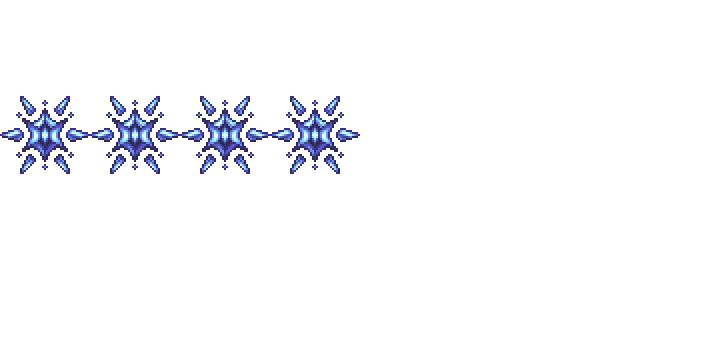
#> input picture [绵羊服]泰拉瑞亚RPG客户端/泰拉瑞亚材质包/assets/minecraft/mcpatcher/mob/slime/_/target/slime169.png, 720 x 360 px, given as the content of the folder boomerang, which was not available
$ python boomerangSpriteGenerator.py
#> lines starting #> are read from the running program, lines starting #| are printed output that depends on the picture; pictures that were not available may be replaced by others from this repository, and a replacement may not be noted
import os
from PIL import Image

def tile_image(input_dir, output_dir):
    """Tiles an image into an n x 4n transparent canvas with a specific pattern,
    keeping the original image size.
    """
#> called with input_dir = 'boomerang', output_dir = 'target'

    for filename in os.listdir(input_dir):
        if filename.lower().endswith(('.png', '.jpg', '.jpeg')):
            image_path = os.path.join(input_dir, filename)
            try:
                with Image.open(image_path) as img:
#> img is the input picture: PIL image 720x360 RGBA; mean R, G, B, A 7.5, 8, 10.6, 9.8
                    width, height = img.size
#> width = 720; height = 360
                    single_size = max(width, height)
#> single_size = 720

                    hor_offset = int((single_size - width) / 2)
#> hor_offset = 0
                    ver_offset = int((single_size - height) / 2)
#> ver_offset = 180

                    # Create a square img with content centered
                    sqr_img = Image.new("RGBA", (single_size, single_size), (0, 0, 0, 0))
#> sqr_img: PIL image 720x720 RGBA; every value is 0
                    sqr_img.paste(img, (hor_offset, ver_offset))
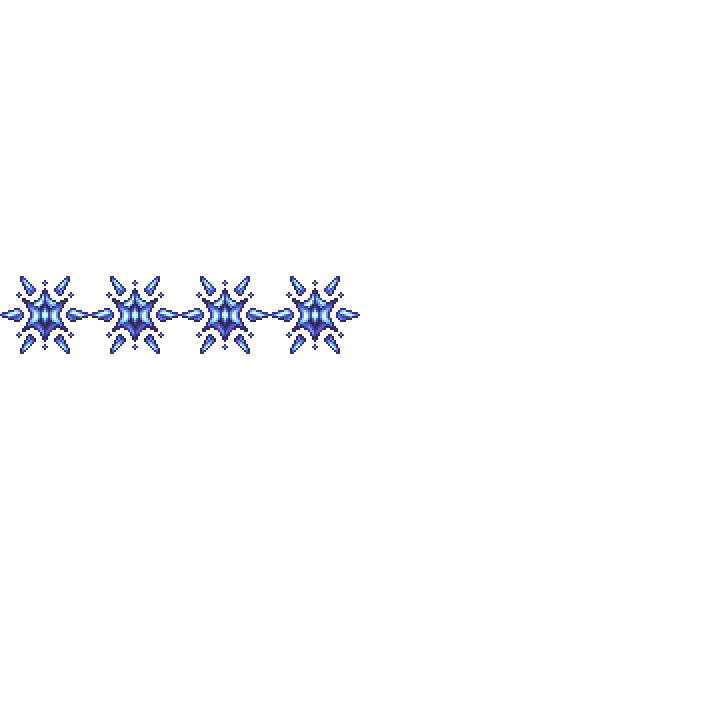
#> sqr_img: PIL image 720x720 RGBA; mean R, G, B, A 3.8, 4, 5.3, 4.9; transparent parts drawn white

                    # Create transparent canvas with 1x width and 4x height
                    new_width = single_size
#> new_width = 720
                    new_height = single_size * 4
#> new_height = 2880
                    new_img = Image.new("RGBA", (new_width, new_height), (0, 0, 0, 0))
#> new_img: PIL image 720x2880 RGBA; every value is 0

                    # Tile the original image in the specified pattern
                    for i in range(0, 4):
                        pos = (0, i * single_size)
                        new_img.paste(sqr_img, pos)
                        sqr_img = sqr_img.rotate(-90)
#> this loop made 4 passes
#> pass 1, in tile_image, `sqr_img = sqr_img.rotate(-90)`:
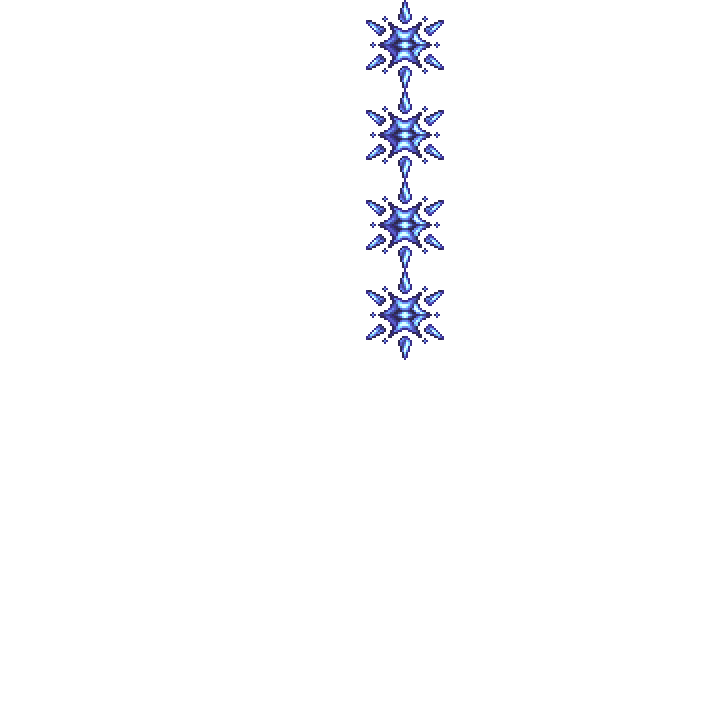
#> sqr_img: PIL image 720x720 RGBA; mean R, G, B, A 3.8, 4, 5.3, 4.9; transparent parts drawn white
#> pass 2, in tile_image, `sqr_img = sqr_img.rotate(-90)`:
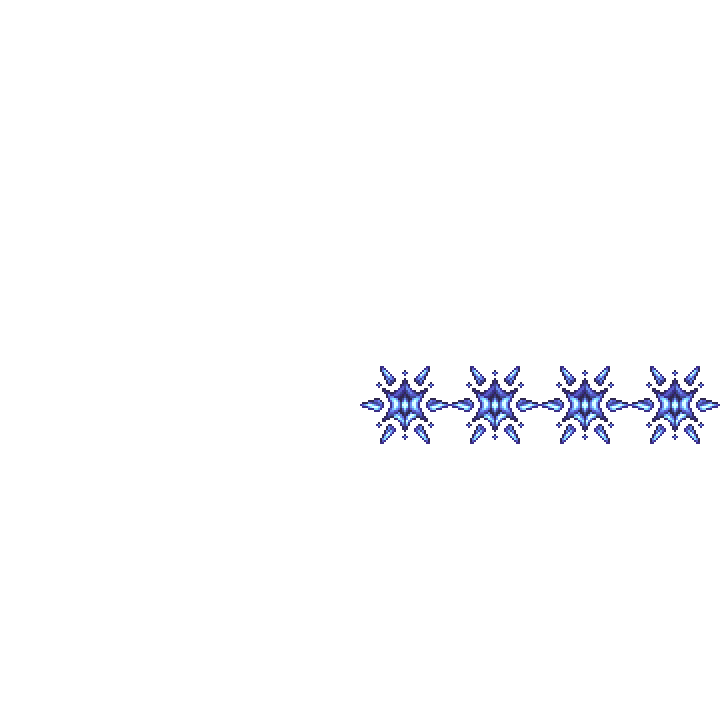
#> sqr_img: PIL image 720x720 RGBA; mean R, G, B, A 3.8, 4, 5.3, 4.9; transparent parts drawn white
#> pass 3, in tile_image, `sqr_img = sqr_img.rotate(-90)`:
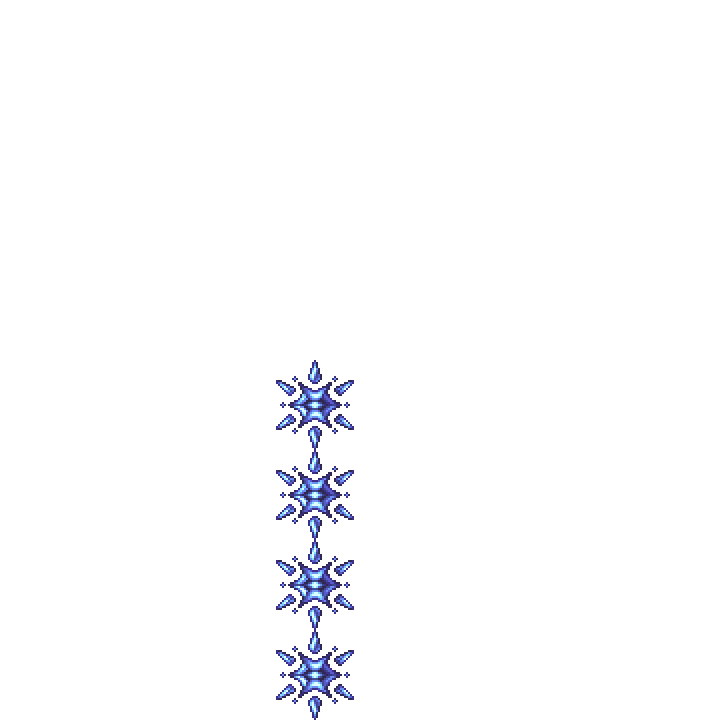
#> sqr_img: PIL image 720x720 RGBA; mean R, G, B, A 3.8, 4, 5.3, 4.9; transparent parts drawn white
#> after the loop:
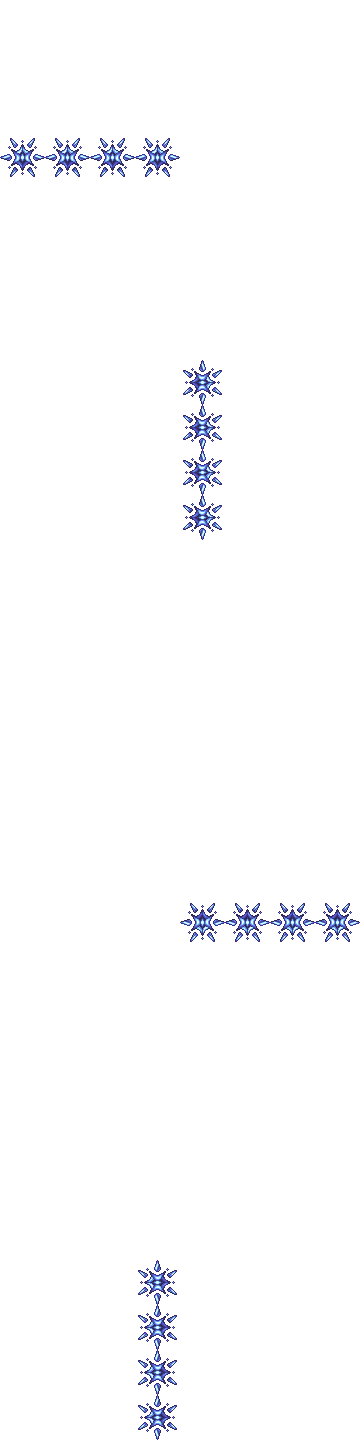
#> new_img: PIL image 720x2880 RGBA (shown at 1/2 size); mean R, G, B, A 3.8, 4, 5.3, 4.9; transparent parts drawn white

                    # Save the tiled image
                    output_path = os.path.join(output_dir, filename)
                    new_img.save(output_path)

            except (OSError, ValueError) as e:
                print(f"Error processing {filename}: {e}")

# Example usage:
image_dir = "boomerang"
output_dir = "target"
tile_image(image_dir, output_dir)
